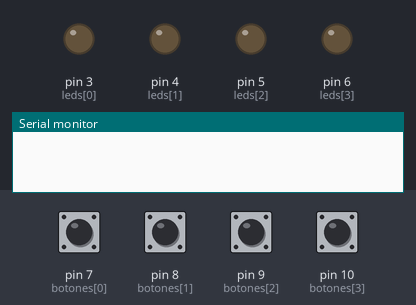
A sketch run on a simulated Arduino Uno, built with avr-gcc and run on an emulated ATmega328P. Shown: output pins drawn as LEDs (lit = HIGH), the last lines printed to the serial monitor. Inputs (shaded band) come from the test bench; at power-on: pin 7 (botones[0]), pin 8 (botones[1]), pin 9 (botones[2]), pin 10 (botones[3]) HIGH. Random numbers use the default seed unless the sketch sets one.

Above: at 1.5 s.
1.6 s: pin 8 (botones[1]) pulled LOW for 0.15 s
At 1.75 s:
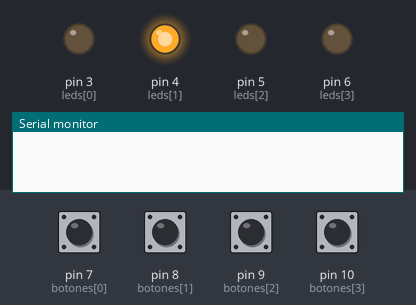
At 2.4 s:
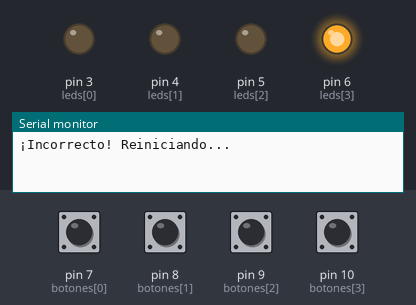
4.0 s: pin 10 (botones[3]) pulled LOW for 0.15 s
At 6.0 s:
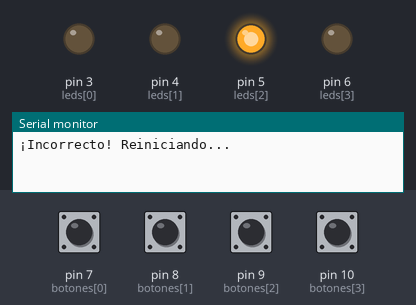
Timing chart, 0 to 7.7 s (numbered marks = the images above; inputs shaded):
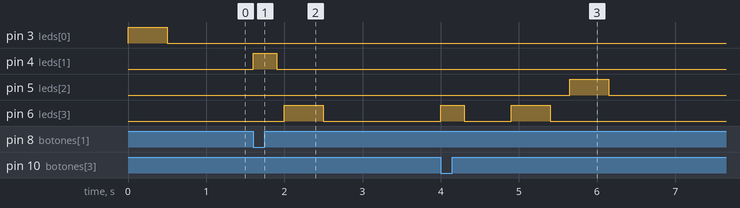

Measured:
- after the input at 1.6 s, pin 4 (leds[1]): LOW → HIGH at once, → LOW 0.30 s later; pin 6 (leds[3]): LOW → HIGH after 0.40 s, → LOW 0.50 s later
- after the input at 4.0 s, pin 5 (leds[2]): LOW → HIGH after 1.7 s, → LOW 0.50 s later; pin 6 (leds[3]): LOW → HIGH at once, → LOW 0.30 s later, → HIGH 0.60 s later, → LOW 0.50 s later

The sketch:

reto6.ino
```cpp
// Configuración
const int numLeds = 4;
const int leds[] = {3, 4, 5, 6};     // Pines de LEDs
const int botones[] = {7, 8, 9, 10}; // Pines de botones

// Variables
int secuencia[50];        // Almacena la secuencia (máx. 50 pasos)
int longitudSecuencia = 0;
bool jugando = false;

void setup() {
  Serial.begin(9600);

  // Configurar LEDs y botones
  for (int i = 0; i < numLeds; i++) {
    pinMode(leds[i], OUTPUT);
    pinMode(botones[i], INPUT_PULLUP);
  }

  randomSeed(analogRead(A0)); // Semilla aleatoria

  iniciarJuego();
}

void loop() {
  if (jugando) {
    mostrarSecuencia();
    if (!leerRespuestaUsuario()) {
      // Error → Reiniciar
      Serial.println("¡Incorrecto! Reiniciando...");
      iniciarJuego();
    } else {
      // Correcto → añadir un nuevo paso
      longitudSecuencia++;
      secuencia[longitudSecuencia - 1] = random(0, numLeds);
      delay(500);
    }
  }
}

void iniciarJuego() {
  longitudSecuencia = 1;
  secuencia[0] = random(0, numLeds);
  jugando = true;
}

void mostrarSecuencia() {
  for (int i = 0; i < longitudSecuencia; i++) {
    digitalWrite(leds[secuencia[i]], HIGH);
    delay(500);
    digitalWrite(leds[secuencia[i]], LOW);
    delay(250);
  }
}

bool leerRespuestaUsuario() {
  for (int i = 0; i < longitudSecuencia; i++) {
    int botonPresionado = esperarBoton();
    if (botonPresionado != secuencia[i]) {
      return false; // Fallo
    }
  }
  return true; // Todo correcto
}

int esperarBoton() {
  while (true) {
    for (int i = 0; i < numLeds; i++) {
      if (digitalRead(botones[i]) == LOW) {
        digitalWrite(leds[i], HIGH);
        delay(300); // Tiempo de confirmación
        digitalWrite(leds[i], LOW);
        while (digitalRead(botones[i]) == LOW); // Esperar que suelte
        delay(100);
        return i;
      }
    }
  }
}
```
